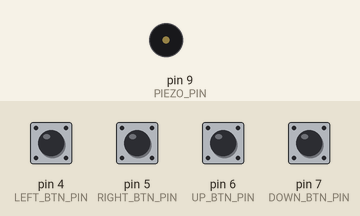
Recording of a sketch running on a simulated Arduino Uno, built with avr-gcc and run on an emulated ATmega328P. Shown: buzzer (waves = sounding). The test bench sets the inputs (shaded band); at power-on: pin 4 (LEFT_BTN_PIN), pin 5 (RIGHT_BTN_PIN), pin 6 (UP_BTN_PIN), pin 7 (DOWN_BTN_PIN) HIGH. What the sketch prints to the serial monitor is not drawn.

Above: at 1.2 s.
1.3 s: pin 4 (LEFT_BTN_PIN) pulled LOW for 1 s
At 1.82 s:
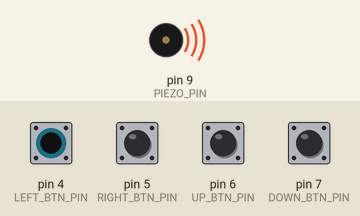
4.3 s: pin 5 (RIGHT_BTN_PIN) pulled LOW for 0.15 s
At 5.3 s:
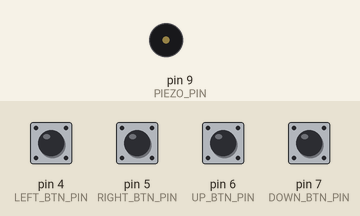
5.9 s: pin 6 (UP_BTN_PIN) pulled LOW for 0.15 s
At 6.6 s:
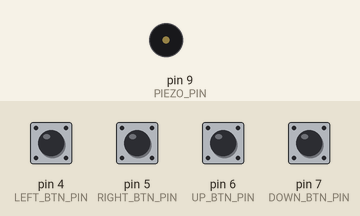
7.5 s: pin 7 (DOWN_BTN_PIN) pulled LOW for 0.15 s
At 8.8 s:
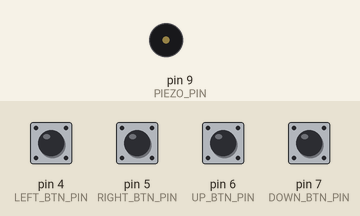
9.1 s: pin 4 (LEFT_BTN_PIN) pulled LOW for 0.15 s
At 10.2 s:
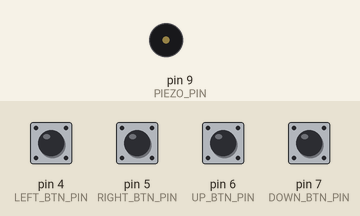
10.7 s: pin 5 (RIGHT_BTN_PIN) pulled LOW for 1 s
At 11.22 s:
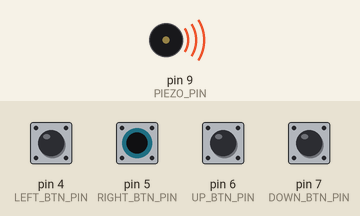
Timing chart, 0 to 13.7 s (numbered marks = the images above; inputs shaded):
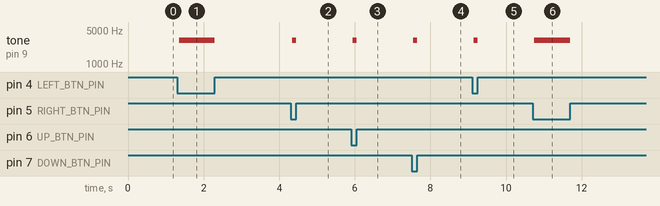

The sketch:

summer_controller.ino
```cpp
/*--------------------------
   Foo café
   Arduino controller
   Advanced
   av Alrik He
  ---------------------------*/

//Serie kommunications hastighet.
const int BAUDRATE = 9600;

// piezons pin nummer och ljudfrekvens.
const int HERTZ = 3100, PIEZO_PIN = 9;

// knapparnas pin nummer.
const int LEFT_BTN_PIN = 4, RIGHT_BTN_PIN = 5, UP_BTN_PIN = 6, DOWN_BTN_PIN = 7;

void setup() {
  //knappar i en D-pad format.
  pinMode(LEFT_BTN_PIN, INPUT_PULLUP);
  pinMode(RIGHT_BTN_PIN, INPUT_PULLUP);
  pinMode(UP_BTN_PIN, INPUT_PULLUP);
  pinMode(DOWN_BTN_PIN, INPUT_PULLUP);

  // högtalare
  pinMode(PIEZO_PIN, OUTPUT);

  // aktiverar serie kommunication.
  Serial.begin(BAUDRATE);
}

void loop() {
  // ifall någon knapp är tryckt så låter piezo högalaren.
  if (digitalRead(LEFT_BTN_PIN) == LOW || digitalRead(RIGHT_BTN_PIN) == LOW || digitalRead(UP_BTN_PIN) == LOW || digitalRead(DOWN_BTN_PIN) == LOW) {
    tone(PIEZO_PIN, HERTZ, 50);
  }

  // printar ut vilken knapp som är tryck till serie monitorn.

  if(digitalRead(LEFT_BTN_PIN)==0){
    Serial.write(0);
    delay(50);
    }

  if(digitalRead(RIGHT_BTN_PIN)==0){
    Serial.write(1);
    delay(50);
    }

  if(digitalRead(DOWN_BTN_PIN)==0){
    Serial.write(2);
    delay(50);
    }

  if(digitalRead(UP_BTN_PIN)==0){
    Serial.write(3);
    delay(50);
    }

 /* Serial.print(digitalRead(LEFT_BTN_PIN));
  Serial.print(digitalRead(RIGHT_BTN_PIN));
  Serial.print(digitalRead(UP_BTN_PIN));
  Serial.println(digitalRead(DOWN_BTN_PIN));*/
}
```

Measured:
- after the input at 1.3 s, tone on pin 9 (PIEZO_PIN): silent → 3100 Hz after 0.05 s, → silent 0.95 s later
- after the input at 4.3 s, tone on pin 9 (PIEZO_PIN): silent → 3100 Hz after 0.05 s, → silent 0.10 s later
- after the input at 5.9 s, tone on pin 9 (PIEZO_PIN): silent → 3100 Hz after 0.05 s, → silent 0.10 s later
- after the input at 7.5 s, tone on pin 9 (PIEZO_PIN): silent → 3100 Hz after 0.05 s, → silent 0.10 s later
- after the input at 9.1 s, tone on pin 9 (PIEZO_PIN): silent → 3100 Hz after 0.05 s, → silent 0.10 s later
- after the input at 10.7 s, tone on pin 9 (PIEZO_PIN): silent → 3100 Hz after 0.05 s, → silent 0.95 s later
